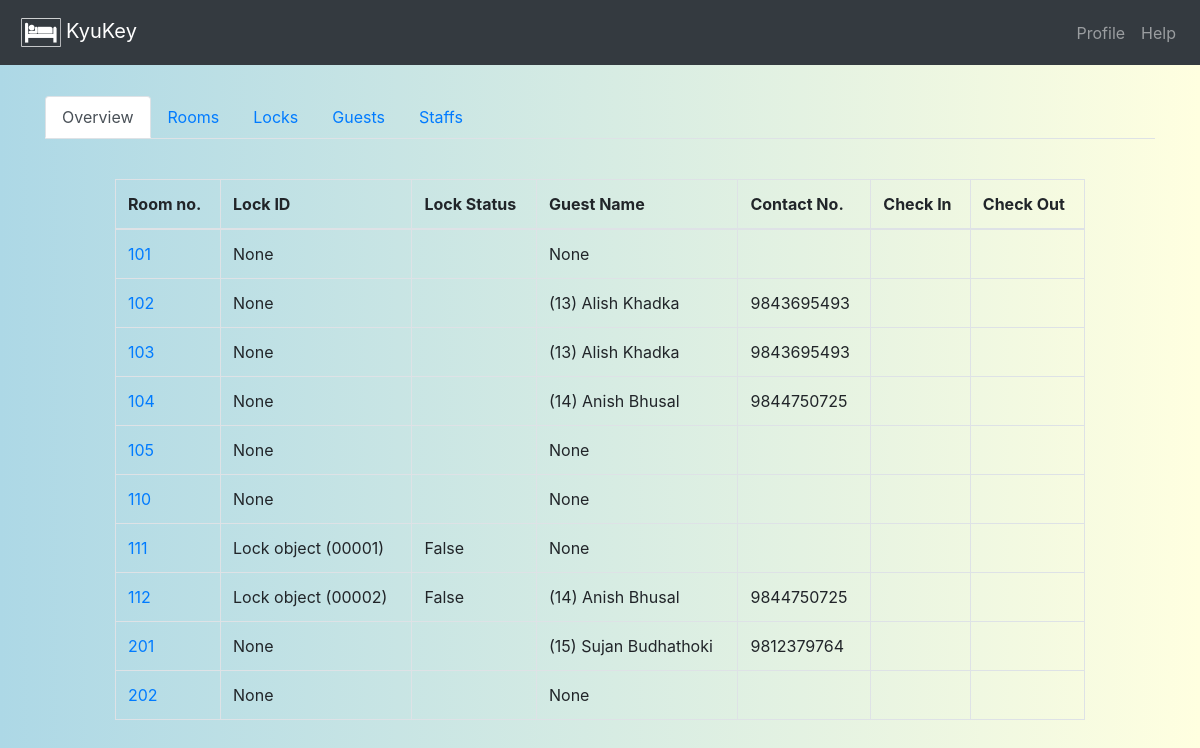
Screenshot of / (signed in) with the database file from the repository.
### main/models.py (models this page shows, shortened)
@python_2_unicode_compatible
class Room(models.Model):
    room_no = models.CharField(max_length=10, primary_key=True)
    room_type = models.ForeignKey('RoomType', null=False, blank=True, on_delete=models.CASCADE)
    availability = models.BooleanField(default=0)
    reservation = models.ForeignKey(Reservation, null=True, blank=True, on_delete=models.SET_NULL)
    facility = models.ManyToManyField('Facility')
    lock = models.ForeignKey('Lock', null=True,on_delete=models.SET_NULL)
    check_in = models.ForeignKey('payment.CheckIn', null=True, on_delete=models.CASCADE)
    check_out = models.ForeignKey('payment.CheckOut', null=True, on_delete=models.CASCADE)
    class Meta:
        ordering = ['room_no', ]
        permissions = (('can_view_room', 'Can view room'),)
    def display_facility(self):
        """
        This function should be defined since facility is many-to-many relationship
        It cannot be displayed directly on the admin panel for list_display
        """
        return ', '.join([facility.name for facility in self.facility.all()])
    display_facility.short_description = 'Facilities'

@python_2_unicode_compatible
class Reservation(models.Model):
    reservation_id = models.AutoField(primary_key=True)
    customer = models.ForeignKey(Customer, on_delete=models.CASCADE)
    staff = models.ForeignKey(Staff, on_delete=models.CASCADE, editable=False, null=True)
    no_of_children = models.PositiveSmallIntegerField(default=0)
    no_of_adults = models.PositiveSmallIntegerField(default=1)
    reservation_date_time = models.DateTimeField(default=timezone.now)
    expected_arrival_date_time = models.DateTimeField(default=timezone.now)
    expected_departure_date_time = models.DateTimeField(default=timezone.now)
    class Meta:
        permissions = (('can_view_reservation', 'Can view reservation'),
                       ('can_view_reservation_detail', 'Can view reservation detail'),)
    def __str__(self):
        return '({0}) {1} {2}'.format(self.reservation_id, self.customer.first_name, self.customer.last_name)

@python_2_unicode_compatible
class Customer(models.Model):
    customer_id = models.AutoField(primary_key=True)
    first_name = models.CharField(max_length=50)
    middle_name = models.CharField(max_length=50, null=False, blank=True)
    last_name = models.CharField(max_length=50)
    contact_no = models.CharField(max_length=15)
    address = models.CharField(max_length=100)
    email_address = models.EmailField(null=True, blank=True)
    class Meta:
        ordering = ['first_name', 'middle_name', 'last_name']
        permissions = (('can_view_customer', 'Can view customer'),)

@python_2_unicode_compatible
class Lock(models.Model):
    lock_id = models.CharField(primary_key=True, max_length=10)
    lock_status = models.BooleanField(default=0)

### main/views.py (the view)
# urls.py: path('', views.index.as_view(), name='index'),
class index(PermissionRequiredMixin, generic.ListView):
    """
    page_title = _("Hotel Management System")  # For page title as well as heading
    total_num_rooms = Room.objects.all().count()
    available_num_rooms = Room.objects.exclude(reservation__isnull=False).count()
    total_num_reservations = Reservation.objects.all().count()
    total_num_staffs = Staff.objects.all().count()
    total_num_customers = Customer.objects.all().count()
    if total_num_reservations == 0:
        last_reserved_by = Reservation.objects.none()
    else:
        last_reserved_by = Reservation.objects.get_queryset().latest('reservation_date_time')


    return render(
        request,
        'index.html',
        # context is whatever sent to the template.
        # the index of the dictionary i.e. title in 'title': page_title
        # is used as variable in templates
        # where as the next one is the variable of this function
        {
            'title': page_title,
            'total_num_rooms': total_num_rooms,
            'available_num_rooms': available_num_rooms,
            'total_num_reservations': total_num_reservations,
            'total_num_staffs': total_num_staffs,
            'total_num_customers': total_num_customers,
            'last_reserved_by': last_reserved_by,
        }
    )
    """
    model = Room  # Chooses the model for listing objects
    paginate_by = 12  # By how many objects this has to be paginated
    title = _("Overview")  # This is used for title and heading
    permission_required = 'main.can_view_room'
    extra_context = {'title': title}
    template_name = 'index.html'
    def get_queryset(self):
        filter_value = self.request.GET.get('filter', 'all')
        if filter_value == 'all':
            filter_value = 0
        elif filter_value == 'avail':
            filter_value = 1
        try:
            new_context = Room.objects.filter(availability__in=[filter_value, 1])
        except ValidationError:
            raise Http404(_("Wrong filter argument given."))
        return new_context
    def get_context_data(self, **kwargs):
        context = super(index, self).get_context_data(**kwargs)
        context['filter'] = self.request.GET.get('filter', 'all')
        return context

### main/templates/index.html (shortened to what this page needs)
{% extends 'base.html' %}
{% block main-content %}
<div class="col-md-10 col-sm-12 col-xs-12" style="margin: auto;">
    <table class="table table-hover table-bordered" style="padding: auto; margin:40px auto;">
        <thead>
            <tr>
                <th>Room no.</th>
                <th>Lock ID</th>
                <th>Lock Status</th>
                <th>Guest Name</th>
                <th>Contact No.</th>
                <th>Check In</th>
                <th>Check Out</th>
            </tr>
        </thead>
        <tbody>
            {% for room in room_list %}
                <tr>
                    <td><a href="{% url 'room-detail' room.room_no %}"> {{ room.room_no }} </a></td>
                    <td>{{ room.lock }}</td>
                    <td>{{ room.lock.lock_status }}</td>
                    <td>{{ room.reservation }}</td>
                    <td>{{ room.reservation.customer.contact_no }}</td>
                    <td>{{ room.check_in.check_in_date_time }}</td>
                    <td>{{ room.check_out.check_out_date_time }}</td>
                </tr>
            {% endfor %}
        </tbody>
    </table>
</div>
{% endblock %}

### main/templates/base.html (shortened to what this page needs)
<!DOCTYPE html>
<html lang="en">
<head>
    <link rel="stylesheet" href="https://maxcdn.bootstrapcdn.com/bootstrap/4.0.0/css/bootstrap.min.css"
>
    <link rel="stylesheet" href="//code.jquery.com/ui/1.12.1/themes/base/jquery-ui.css">
    {% load static %}
    <link href="{% static 'css/styles.css' %}" rel="stylesheet">
</head>
<body style="background: linear-gradient(to right, lightblue, lightyellow);">
    <header>
        <nav class="navbar navbar-expand-md navbar-dark fixed-top bg-dark">
            <a class="navbar-brand" href="{% url 'index' %}">
                <img src="{% static '/img/hotel-fav-icon.png' %}" style="width:50px; height=50px; padding:5px;">KyuKey</a>
            <div class="collapse navbar-collapse justify-content-end" id="top_navbar">
                <ul class="navbar-nav">
                    {% block navbar-items %}
                        {% if user.is_authenticated %}
                            <li class="nav-item">
                                <a class="nav-link" href="{% url 'profile' %}">Profile</a>
                            </li>
                        {% endif %}
                        <li class="nav-item">
                            <a class="nav-link" href="#">Help</a>
                        </li>
                    {% endblock %}
                </ul>
            </div>
        </nav>
    </header>
    <div class="container" style="margin-top: 40px">
        <div class="nav nav-tabs">
            <div class="nav-items"><a class="nav-link active" href="#">  Overview  </a></div>
            <div class="nav-items"><a class="nav-link" href="#">  Rooms  </a></div>
            <div class="nav-items"><a class="nav-link" href="#">  Locks  </a></div>
            <div class="nav-items"><a class="nav-link" href="#">  Guests  </a></div>
            <div class="nav-items"><a class="nav-link" href="#">  Staffs  </a></div>
        </div>
    </div>
    <div class="container-fluid">
        <div class="row">
                <main role="main" style="width: 100%;">
                    {% block main-content %}{% endblock %}
                </main>
        </div>
    </div>
</body>
</html>

### main/static/css/styles.css (style rules this page uses)
body { padding-top: 3.5rem; }

### rows the page displays
Room: room_no "101", lock "None", reservation "None"
Room: room_no "102", lock "None", reservation "(13) Alish Khadka", reservation.customer.contact_no "9843695493"
Room: room_no "103", lock "None", reservation "(13) Alish Khadka", reservation.customer.contact_no "9843695493"
Room: room_no "104", lock "None", reservation "(14) Anish Bhusal", reservation.customer.contact_no "9844750725"
Room: room_no "105", lock "None", reservation "None"
Room: room_no "110", lock "None", reservation "None"
Room: room_no "111", lock "Lock object (00001)", lock.lock_status "False", reservation "None"
Room: room_no "112", lock "Lock object (00002)", lock.lock_status "False", reservation "(14) Anish Bhusal", reservation.customer.contact_no "9844750725"
Room: room_no "201", lock "None", reservation "(15) Sujan Budhathoki", reservation.customer.contact_no "9812379764"
Room: room_no "202", lock "None", reservation "None"
